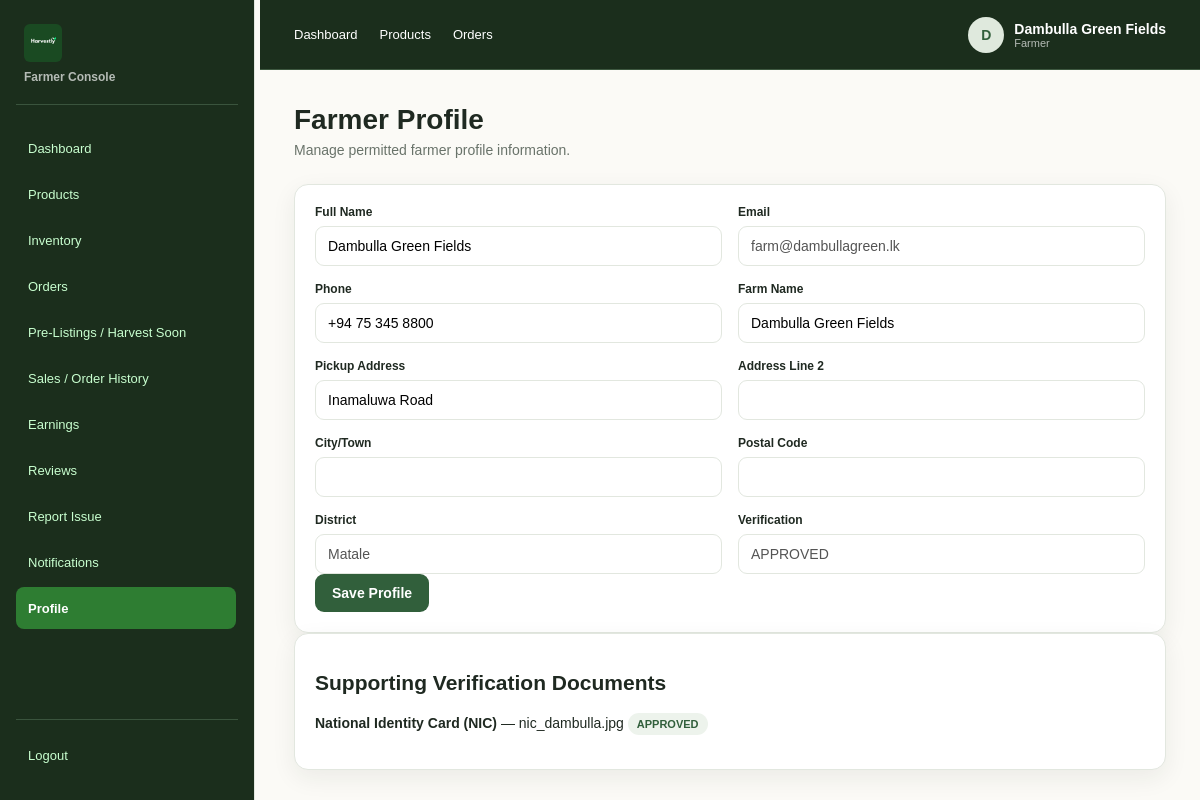
The page /index.php?page=farmer_profile (signed in) on the database its author committed.
### tables this page shows
CREATE TABLE IF NOT EXISTS farmer_profiles (
    farmer_id BIGINT UNSIGNED PRIMARY KEY,
    farm_name VARCHAR(150) NULL,
    pickup_address_line1 VARCHAR(180) NOT NULL,
    pickup_address_line2 VARCHAR(180) NULL,
    pickup_city_town VARCHAR(100) NULL,
    pickup_postal_code VARCHAR(20) NULL,
    district_id SMALLINT UNSIGNED NOT NULL,
    verification_status ENUM('PENDING','APPROVED','REJECTED') NOT NULL DEFAULT 'PENDING',
    created_at TIMESTAMP NOT NULL DEFAULT CURRENT_TIMESTAMP,
    updated_at TIMESTAMP NOT NULL DEFAULT CURRENT_TIMESTAMP ON UPDATE CURRENT_TIMESTAMP,
    CONSTRAINT fk_farmer_user
        FOREIGN KEY (farmer_id) REFERENCES users(user_id),
    CONSTRAINT fk_farmer_district
        FOREIGN KEY (district_id) REFERENCES districts(district_id),
    KEY idx_farmer_district (district_id),
    KEY idx_farmer_verification (verification_status)
);

CREATE TABLE IF NOT EXISTS users (
    user_id BIGINT UNSIGNED AUTO_INCREMENT PRIMARY KEY,
    role ENUM('BUYER','FARMER','COURIER_PARTNER','ADMIN') NOT NULL,
    full_name VARCHAR(120) NOT NULL,
    email VARCHAR(190) NOT NULL,
    password_hash VARCHAR(255) NOT NULL,
    phone VARCHAR(25) NULL,
    account_status ENUM('PENDING','ACTIVE','REJECTED','SUSPENDED') NOT NULL DEFAULT 'PENDING',
    last_login_at DATETIME NULL,
    created_at TIMESTAMP NOT NULL DEFAULT CURRENT_TIMESTAMP,
    updated_at TIMESTAMP NOT NULL DEFAULT CURRENT_TIMESTAMP ON UPDATE CURRENT_TIMESTAMP,
    UNIQUE KEY uq_users_email (email),
    KEY idx_users_role_status (role, account_status)
);

CREATE TABLE IF NOT EXISTS districts (
    district_id SMALLINT UNSIGNED AUTO_INCREMENT PRIMARY KEY,
    district_name VARCHAR(60) NOT NULL,
    province_name VARCHAR(60) NOT NULL,
    is_active TINYINT(1) NOT NULL DEFAULT 1,
    created_at TIMESTAMP NOT NULL DEFAULT CURRENT_TIMESTAMP,
    updated_at TIMESTAMP NOT NULL DEFAULT CURRENT_TIMESTAMP ON UPDATE CURRENT_TIMESTAMP,
    UNIQUE KEY uq_district_name (district_name),
    KEY idx_district_active (is_active)
);

CREATE TABLE IF NOT EXISTS verification_documents (
    document_id BIGINT UNSIGNED AUTO_INCREMENT PRIMARY KEY,
    user_id BIGINT UNSIGNED NOT NULL,
    document_type VARCHAR(80) NOT NULL,
    original_file_name VARCHAR(255) NULL,
    stored_file_path VARCHAR(500) NOT NULL,
    status ENUM('PENDING','APPROVED','REJECTED') NOT NULL DEFAULT 'PENDING',
    rejection_reason VARCHAR(500) NULL,
    reviewed_by BIGINT UNSIGNED NULL,
    reviewed_at DATETIME NULL,
    created_at TIMESTAMP NOT NULL DEFAULT CURRENT_TIMESTAMP,
    updated_at TIMESTAMP NOT NULL DEFAULT CURRENT_TIMESTAMP ON UPDATE CURRENT_TIMESTAMP,
    CONSTRAINT fk_verification_user
        FOREIGN KEY (user_id) REFERENCES users(user_id),
    CONSTRAINT fk_verification_reviewer
        FOREIGN KEY (reviewed_by) REFERENCES users(user_id),
    KEY idx_verification_user_status (user_id, status)
);

### View/Farmer/includes/auth.php (called while the page is built, shortened)
<?php
$role = strtolower((string)($_SESSION['role'] ?? ''));
$farmer_id = (isset($_SESSION['user_id']) && $role === 'farmer') ? (int)$_SESSION['user_id'] : 0;

### View/Farmer/profile.php (the view, shortened to what this page needs)
<?php
require 'includes/auth.php';
require 'includes/layout.php';
$st=$conn->prepare(
    'SELECT u.*,fp.*,d.district_name
    FROM users u
    JOIN farmer_profiles fp
    ON fp.farmer_id=u.user_id
    JOIN districts d
    ON d.district_id=fp.district_id
    WHERE u.user_id=?'
);
$st->bind_param('i',$farmer_id);
$st->execute();
$p=$st->get_result()->fetch_assoc();
$docs=$conn->prepare(
    'SELECT document_type,original_file_name,status
    FROM verification_documents
    WHERE user_id=?
    ORDER BY created_at DESC'
);
$docs->bind_param('i',$farmer_id);
$docs->execute();
$dr=$docs->get_result();
page_top('Farmer Profile','profile');?>
<div class="page-title">
    <div>
        <h1>Farmer Profile</h1>
        <p>Manage permitted farmer profile information.</p>
    </div>
</div>
<form class="card" method="post">
    <div class="form-grid">
        <div class="field">
            <label>Full Name</label>
            <input class="input" name="full_name" value="<?=e($p['full_name'])?>">
        </div>
        <div class="field">
            <label>Email</label>
            <input class="input" value="<?=e($p['email'])?>" disabled>
        </div>
        <div class="field">
            <label>Phone</label>
            <input class="input" name="phone" value="<?=e($p['phone'])?>">
        </div>
        <div class="field">
            <label>Farm Name</label>
            <input class="input" name="farm_name" value="<?=e($p['farm_name'])?>">
        </div>
        <div class="field">
            <label>Pickup Address</label>
            <input class="input" name="pickup_address_line1" value="<?=e($p['pickup_address_line1'])?>">
        </div>
        <div class="field">
            <label>Address Line 2</label>
            <input class="input" name="pickup_address_line2" value="<?=e($p['pickup_address_line2'])?>">
        </div>
        <div class="field">
            <label>City/Town</label>
            <input class="input" name="pickup_city_town" value="<?=e($p['pickup_city_town'])?>">
        </div>
        <div class="field">
            <label>Postal Code</label>
            <input class="input" name="pickup_postal_code" value="<?=e($p['pickup_postal_code'])?>">
        </div>
        <div class="field">
            <label>District</label>
            <input class="input" value="<?=e($p['district_name'])?>" disabled>
        </div>
        <div class="field">
            <label>Verification</label>
            <input class="input" value="<?=e($p['verification_status'])?>" disabled>
        </div>
    </div>
    <button class="btn">Save Profile</button>
</form>
<div class="card">
    <h2>Supporting Verification Documents</h2>
    <?php while($d=$dr->fetch_assoc()):?>
        <p>
            <strong><?=e($d['document_type'])?></strong> —
            <?=e($d['original_file_name']?:'Document')?>
            <span class="badge"><?=e($d['status'])?></span>
        </p>
    <?php endwhile;?>
</div>

### css/Farmer/style.css (style rules this page uses)
:root { --green:#315f3b; --green2:#4f7d57; --mint:#e8f1e8; --cream:#fbfaf6; --ink:#1f2921; --muted:#69736a; --line:#e2e7df; --card:#fff; --danger:#b84b4b; --warn:#b67a18; --shadow:0 8px 24px rgba(31,41,33,.07) }
* { box-sizing:border-box }
body { margin:0; background:var(--cream); color:var(--ink); font-family:Arial,Helvetica,sans-serif; font-size:14px }
button,input,select,textarea { font:inherit }
button { cursor:pointer; border:0 }
.page-title { display:flex; justify-content:space-between; gap:20px; align-items:flex-start; margin-bottom:26px }
.page-title h1 { margin:0 0 6px; font-size:28px }
.page-title p { margin:0; color:var(--muted) }
.btn { padding:11px 17px; border-radius:9px; font-weight:700; background:var(--green); color:#fff }
.card { background:var(--card); border:1px solid var(--line); border-radius:14px; padding:20px; box-shadow:var(--shadow) }
.badge { display:inline-block; padding:5px 9px; border-radius:999px; background:#edf3ec; color:var(--green); font-size:11px; font-weight:700 }
.input,.select,.textarea { width:100%; border:1px solid var(--line); border-radius:9px; padding:11px 12px; background:#fff; outline:none }
.form-grid { display:grid; grid-template-columns:repeat(2,1fr); gap:16px }
.field label { display:block; font-size:12px; font-weight:700; margin-bottom:7px }

### rows shown on the page
farmer_profiles: full_name "Dambulla Green Fields", farmer_id.email "farm@dambullagreen.lk", phone "+94 75 345 8800", farm_name "Dambulla Green Fields", pickup_address_line1 "Inamaluwa Road", district.district_name "Matale", verification_status "APPROVED"
verification_documents: document_type "National Identity Card (NIC)", original_file_name "nic_dambulla.jpg", status "APPROVED"

### other values the page prints
substr($displayName, 0, 1) "D"
$displayName "Dambulla Green Fields"
